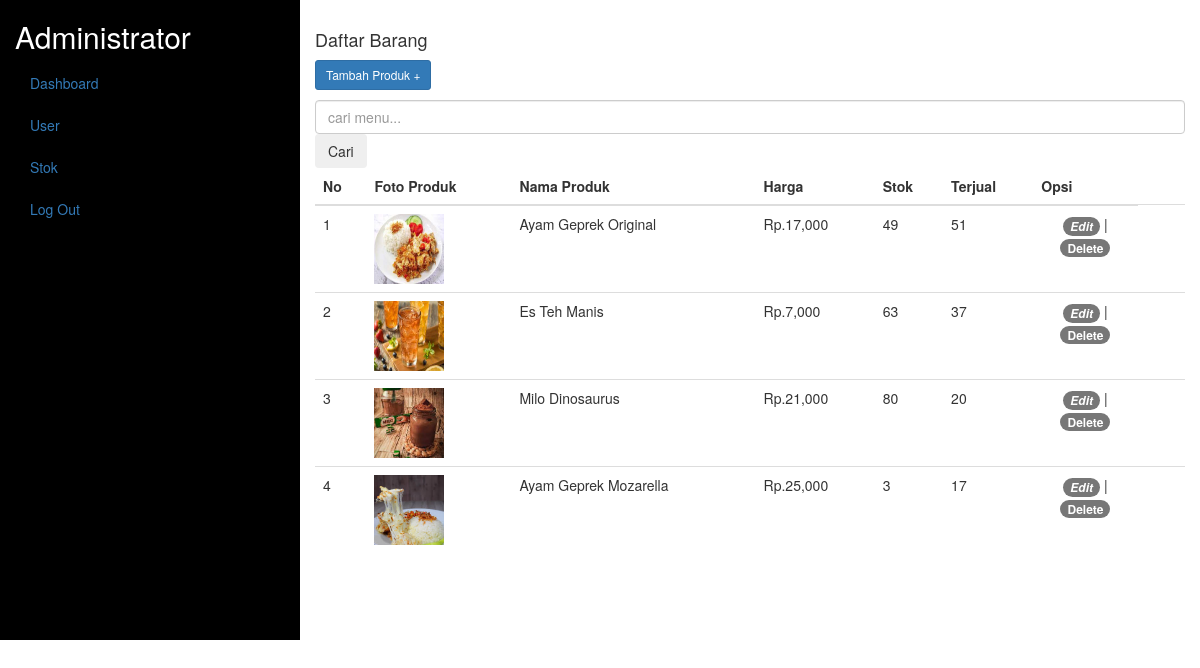
Page /petugas/index.php?page=stok (signed in) on the committed database.
### tables this page shows
CREATE TABLE `produk` (
  `ProdukID` int(11) NOT NULL,
  `NamaProduk` varchar(255) NOT NULL,
  `Harga` decimal(10,2) NOT NULL,
  `Stok` int(11) NOT NULL,
  `foto` varchar(255) DEFAULT NULL,
  `Terjual` int(11) NOT NULL
);

### petugas/stok-brg.php (the view, shortened to what this page needs)
<div class="row">
        <div class="col-lg-12 grid-margin strecth-card">
            <div class="card">
                <div class="card-body">
                    <h4 class="card-title">Daftar Barang </h4>
                    <p class="card-description">
                        <a href="?page=tambah-barang" title="Tambah Barang"
                            class="btn btn-primary btn-icon-split btn-sm">
                                <span class="text">Tambah Produk +</span>
                        </a>
                    </p>
                    <form class="d-flex" action="?page=cari-menu" method="post">
                        <input class="form-control me-2" type="search" placeholder="cari menu..." aria-label="Search" name="search">
                        <button class="btn btn-outline-light" type="submit">Cari</button>
                    </form>
                    <div class="table-responsive">
                        <table class="table" id="dataTable" width="100%" cellspacing="0">
                            <thead>
                                <tr>
                                    <th>No</th>
                                    <th>Foto Produk</th>
                                    <th>Nama Produk</th>
                                    <th>Harga</th>
                                    <th>Stok</th>
                                    <th>Terjual</th>
                                    <th>Opsi</th>
                                </tr>
                            </thead>
                            <tbody>
                            <?php
                                $no = 1;
                                $sql = $koneksi->query("SELECT * FROM produk");
                                while ($data= $sql->fetch_assoc()) {
                            ?>
                            <tr>
                                <td><?php echo $no++ ?></td>
                                <td><?php echo "<img src='../foto/".$data['foto']."' width='70' height='70'>";?></td>
                                <td><?php echo $data['NamaProduk']?></td>
                                <td>Rp.<?php echo number_format($data['Harga'])?></td>
                                <td><?php echo $data['Stok']?></td>
                                <td><?php echo $data['Terjual']?></td>
                                <td align="center" width="12%"><a href="?page=edit-barang&ProdukID=<?= $data['ProdukID'];?>" class="badge badge-primary p-2" title="Edit"><i class="">Edit</i></a> | <a href="?page=hapus-barang&ProdukID=<?= $data['ProdukID']; ?>" class="badge badge-danger p-2 delete-data" onclick="return confirm('Anda Yakin Ingin Menghapus Barang Ini!?')">Delete</i></a></td>
                                <td></td>
                                <td>
                                </td>
                            </tr>
                            <?php } ?>
                            </tbody>
                        </table>
                    </div>
                </div>
            </div>
        </div>
</div>

### rows in the picture
produk: foto (picture), NamaProduk "Ayam Geprek Original", Harga "17,000", Stok "49", Terjual "51"
produk: foto (picture), NamaProduk "Es Teh Manis", Harga "7,000", Stok "63", Terjual "37"
produk: foto (picture), NamaProduk "Milo Dinosaurus", Harga "21,000", Stok "80", Terjual "20"
produk: foto (picture), NamaProduk "Ayam Geprek Mozarella", Harga "25,000", Stok "3", Terjual "17"

### other values in the picture
$_SESSION['Level'] "Administrator"
